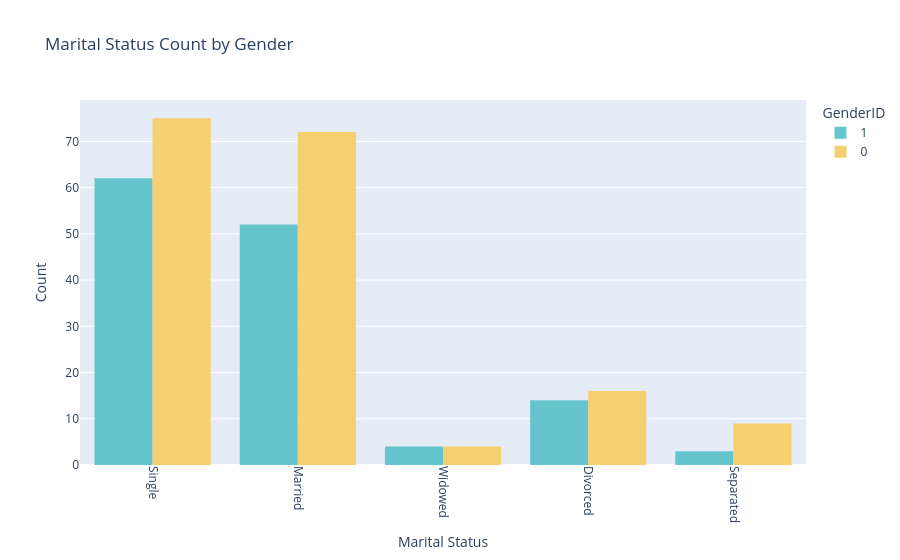

Here is the notebook cell this chart was saved with:
### Code cell
#Figure by Plotly
import plotly.express as px

# Create an interactive bar chart
fig = px.histogram(
    df,
    x='MaritalDesc',
    color='GenderID',
    barmode='group',          # Groups bars side by side
    color_discrete_sequence=px.colors.qualitative.Pastel,
    title='Marital Status Count by Gender'
)

fig.update_layout(
    xaxis_title='Marital Status',
    yaxis_title='Count',
    xaxis_tickangle= 90        # Rotate x-axis labels
)

fig.show()

### Figure 1 — Plotly figure (JSON) as saved in the notebook; plotly's stock layout.template omitted (floating-point values rounded to 4 significant figures; data arrays with more than 128 entries replaced by an {"elided": "..."} marker saying what was removed)
{"data": [{"alignmentgroup": "True", "bingroup": "x", "hovertemplate": "GenderID=1<br>MaritalDesc=%{x}<br>count=%{y}<extra></extra>", "legendgroup": "1", "marker": {"color": "rgb(102, 197, 204)", "pattern": {"shape": ""}}, "name": "1", "offsetgroup": "1", "orientation": "v", "showlegend": true, "type": "histogram", "x": {"elided": "135 str values"}, "xaxis": "x", "yaxis": "y"}, {"alignmentgroup": "True", "bingroup": "x", "hovertemplate": "GenderID=0<br>MaritalDesc=%{x}<br>count=%{y}<extra></extra>", "legendgroup": "0", "marker": {"color": "rgb(246, 207, 113)", "pattern": {"shape": ""}}, "name": "0", "offsetgroup": "0", "orientation": "v", "showlegend": true, "type": "histogram", "x": {"elided": "176 str values"}, "xaxis": "x", "yaxis": "y"}], "layout": {"barmode": "group", "legend": {"title": {"text": "GenderID"}, "tracegroupgap": 0}, "title": {"text": "Marital Status Count by Gender"}, "xaxis": {"anchor": "y", "domain": [0, 1], "tickangle": 90, "title": {"text": "Marital Status"}}, "yaxis": {"anchor": "x", "domain": [0, 1], "title": {"text": "Count"}}}}
